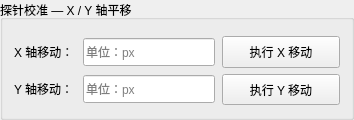
               <widget class="QGroupBox" name="groupBox_calibXY">
                <property name="sizePolicy">
                 <sizepolicy hsizetype="Fixed" vsizetype="Fixed">
                  <horstretch>0</horstretch>
                  <verstretch>0</verstretch>
                 </sizepolicy>
                </property>
                <property name="minimumSize">
                 <size>
                  <width>354</width>
                  <height>120</height>
                 </size>
                </property>
                <property name="maximumSize">
                 <size>
                  <width>354</width>
                  <height>120</height>
                 </size>
                </property>
                <property name="title">
                 <string>探针校准 — X / Y 轴平移</string>
                </property>
                <layout class="QVBoxLayout" name="verticalLayout_calibXyRows">
                 <property name="spacing">
                  <number>6</number>
                 </property>
                 <property name="leftMargin">
                  <number>10</number>
                 </property>
                 <property name="topMargin">
                  <number>16</number>
                 </property>
                 <property name="rightMargin">
                  <number>10</number>
                 </property>
                 <property name="bottomMargin">
                  <number>12</number>
                 </property>
                 <item>
                  <layout class="QHBoxLayout" name="horizontalLayout_calibX">
                   <property name="spacing">
                    <number>6</number>
                   </property>
                   <property name="leftMargin">
                    <number>0</number>
                   </property>
                   <property name="topMargin">
                    <number>0</number>
                   </property>
                   <property name="rightMargin">
                    <number>0</number>
                   </property>
                   <property name="bottomMargin">
                    <number>0</number>
                   </property>
                   <item>
                    <widget class="QLabel" name="label_calibXMove">
                     <property name="minimumSize">
                      <size>
                       <width>62</width>
                       <height>24</height>
                      </size>
                     </property>
                     <property name="maximumSize">
                      <size>
                       <width>62</width>
                       <height>24</height>
                      </size>
                     </property>
                     <property name="text">
                      <string>X 轴移动：</string>
                     </property>
                    </widget>
                   </item>
                   <item>
                    <widget class="QLineEdit" name="lineEdit_calibXDist">
                     <property name="minimumSize">
                      <size>
                       <width>132</width>
                       <height>24</height>
                      </size>
                     </property>
                     <property name="maximumSize">
                      <size>
                       <width>132</width>
                       <height>28</height>
                      </size>
                     </property>
                     <property name="placeholderText">
                      <string>单位：px</string>
                     </property>
                    </widget>
                   </item>
                   <item>
                    <widget class="QPushButton" name="btnCalibMoveX">
                     <property name="sizePolicy">
                      <sizepolicy hsizetype="Minimum" vsizetype="Minimum">
                       <horstretch>0</horstretch>
                       <verstretch>0</verstretch>
                      </sizepolicy>
                     </property>
                     <property name="minimumSize">
                      <size>
                       <width>118</width>
                       <height>26</height>
                      </size>
                     </property>
                     <property name="maximumSize">
                      <size>
                       <width>118</width>
                       <height>32</height>
                      </size>
                     </property>
                     <property name="text">
                      <string>执行 X 移动</string>
                     </property>
                    </widget>
                   </item>
                  </layout>
                 </item>
                 <item>
                  <layout class="QHBoxLayout" name="horizontalLayout_calibY">
                   <property name="spacing">
                    <number>6</number>
                   </property>
                   <property name="leftMargin">
                    <number>0</number>
                   </property>
                   <property name="topMargin">
                    <number>0</number>
                   </property>
                   <property name="rightMargin">
                    <number>0</number>
                   </property>
                   <property name="bottomMargin">
                    <number>0</number>
                   </property>
                   <item>
                    <widget class="QLabel" name="label_calibYMove">
                     <property name="minimumSize">
                      <size>
                       <width>62</width>
                       <height>24</height>
                      </size>
                     </property>
                     <property name="maximumSize">
                      <size>
                       <width>62</width>
                       <height>24</height>
                      </size>
                     </property>
                     <property name="text">
                      <string>Y 轴移动：</string>
                     </property>
                    </widget>
                   </item>
                   <item>
                    <widget class="QLineEdit" name="lineEdit_calibYDist">
                     <property name="minimumSize">
                      <size>
                       <width>132</width>
                       <height>24</height>
                      </size>
                     </property>
                     <property name="maximumSize">
                      <size>
                       <width>132</width>
                       <height>28</height>
                      </size>
                     </property>
                     <property name="placeholderText">
                      <string>单位：px</string>
                     </property>
                    </widget>
                   </item>
                   <item>
                    <widget class="QPushButton" name="btnCalibMoveY">
                     <property name="sizePolicy">
                      <sizepolicy hsizetype="Minimum" vsizetype="Minimum">
                       <horstretch>0</horstretch>
                       <verstretch>0</verstretch>
                      </sizepolicy>
                     </property>
                     <property name="minimumSize">
                      <size>
                       <width>118</width>
                       <height>26</height>
                      </size>
                     </property>
                     <property name="maximumSize">
                      <size>
                       <width>118</width>
                       <height>32</height>
                      </size>
                     </property>
                     <property name="text">
                      <string>执行 Y 移动</string>
                     </property>
                    </widget>
                   </item>
                  </layout>
                 </item>
                </layout>
               </widget>
